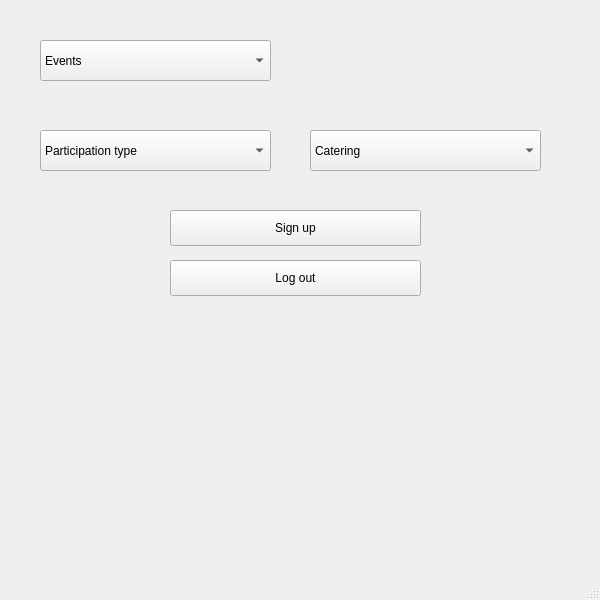
<?xml version="1.0" encoding="UTF-8"?>
<ui version="4.0">
 <class>MainWindow</class>
 <widget class="QMainWindow" name="MainWindow">
  <property name="geometry">
   <rect>
    <x>0</x>
    <y>0</y>
    <width>600</width>
    <height>600</height>
   </rect>
  </property>
  <property name="windowTitle">
   <string>MainWindow</string>
  </property>
  <widget class="QWidget" name="central_widget">
   <widget class="QComboBox" name="event_name_combobox">
    <property name="geometry">
     <rect>
      <x>40</x>
      <y>40</y>
      <width>231</width>
      <height>41</height>
     </rect>
    </property>
    <item>
     <property name="text">
      <string>Events</string>
     </property>
    </item>
   </widget>
   <widget class="QLabel" name="event_agenda_label">
    <property name="geometry">
     <rect>
      <x>310</x>
      <y>40</y>
      <width>221</width>
      <height>61</height>
     </rect>
    </property>
    <property name="text">
     <string/>
    </property>
   </widget>
   <widget class="QComboBox" name="participation_type_combobox">
    <property name="geometry">
     <rect>
      <x>40</x>
      <y>130</y>
      <width>231</width>
      <height>41</height>
     </rect>
    </property>
    <item>
     <property name="text">
      <string>Participation type</string>
     </property>
    </item>
   </widget>
   <widget class="QComboBox" name="catering_combobox">
    <property name="geometry">
     <rect>
      <x>310</x>
      <y>130</y>
      <width>231</width>
      <height>41</height>
     </rect>
    </property>
    <property name="currentText">
     <string>Catering</string>
    </property>
    <item>
     <property name="text">
      <string>Catering</string>
     </property>
    </item>
   </widget>
   <widget class="QPushButton" name="signup_button">
    <property name="geometry">
     <rect>
      <x>170</x>
      <y>210</y>
      <width>251</width>
      <height>36</height>
     </rect>
    </property>
    <property name="text">
     <string>Sign up</string>
    </property>
   </widget>
   <widget class="QPushButton" name="log_out_button">
    <property name="geometry">
     <rect>
      <x>170</x>
      <y>260</y>
      <width>251</width>
      <height>36</height>
     </rect>
    </property>
    <property name="text">
     <string>Log out</string>
    </property>
   </widget>
  </widget>
  <widget class="QStatusBar" name="statusbar"/>
 </widget>
 <resources/>
 <connections/>
</ui>
